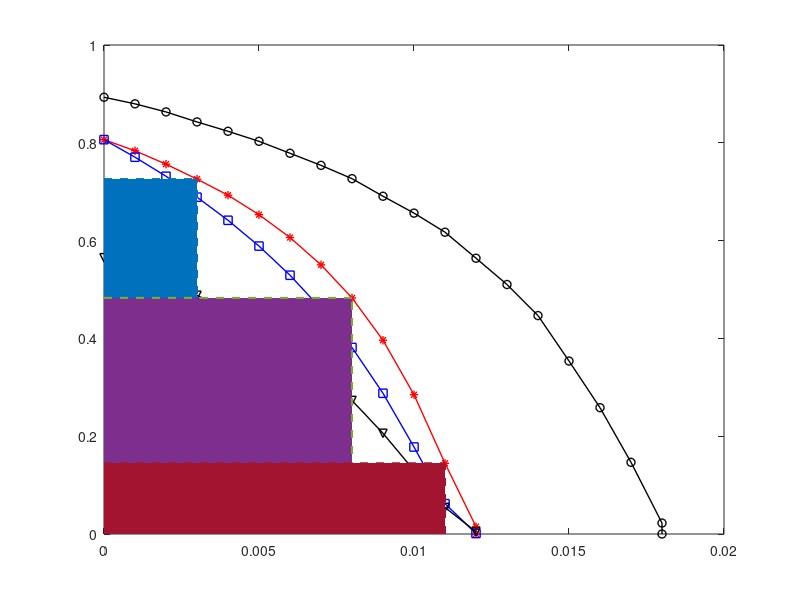

This figure's MATLAB source: (Note: this script raises an error after producing the figure.)
% plot_mi_eth.m

clc;
clear;

d = [10 7 3];
alpha = 0.3 + 1i*0.4;

lamda = 3;
h = 5*d.^(-lamda/2);

rho1 =0:0.01:1;
rho2 =0:0.01:1;

%%
snr = 30;
pt = 1;
P = 4*pt*abs(alpha)*h(1)*h(2)*h(3);
pw_noise = pt/10^(snr/10);

E_th = 0:0.001:0.1;
mi_max = zeros(1,length(E_th));
mi_diag_max = zeros(1,length(E_th));
for j = 1:length(E_th)
    mi = zeros(length(rho1),length(rho2));
    for i = 1:length(rho1)
        E1 = 0.5 * pt * (1-rho1(i))* h(1)^2;
        if E1 <  E_th(j)
            break;
        end
    end
    num_rho1 = i-1;
    
    for i = 1:length(rho2)
        E2 = 0.5 * pt * (1-rho2(i))* h(2)^2;
        if E2 <  E_th(j)
            break;
        end
    end
    num_rho2 = i-1;
    
    for i = 1:num_rho1
        for k = 1:num_rho2
            mi(i,k) = 1/2*log10(1+rho1(i)^2*rho2(k)^2*P/(rho1(i)^2*pw_noise+rho2(k)^2*pw_noise+pw_noise*pw_noise/P));
        end
    end
    
    mi_max (j) = max(max(mi)');
    mi_diag_max(j) = max(diag(mi));
end


%%
snr = 25;
pt = 1;
P = 4*pt*abs(alpha)*h(1)*h(2)*h(3);
pw_noise = pt/10^(snr/10);

E_th = 0:0.001:0.1;
mi_25_max = zeros(1,length(E_th));
mi_diag_25_max = zeros(1,length(E_th));
for j = 1:length(E_th)
    mi = zeros(length(rho1),length(rho2));
    for i = 1:length(rho1)
        E1 = 0.5 * pt * (1-rho1(i))* h(1)^2;
        if E1 <  E_th(j)
            break;
        end
    end
    num_rho1 = i-1;
    
    for i = 1:length(rho2)
        E2 = 0.5 * pt * (1-rho2(i))* h(2)^2;
        if E2 <  E_th(j)
            break;
        end
    end
    num_rho2 = i-1;
    
    for i = 1:num_rho1
        for k = 1:num_rho2
            mi(i,k) = 1/2*log10(1+rho1(i)^2*rho2(k)^2*P/(rho1(i)^2*pw_noise+rho2(k)^2*pw_noise+pw_noise*pw_noise/P));
        end
    end
    
    mi_25_max (j) = max(max(mi)');
    %mi_diag_35_max(j) = max(diag(mi));
end

%%
snr = 30;
pt = 1.5;
P = 4*pt*abs(alpha)*h(1)*h(2)*h(3);
pw_noise = 1/10^(snr/10);

E_th = 0:0.001:0.1;
mi_2_max = zeros(1,length(E_th));
mi_diag_2_max = zeros(1,length(E_th));
for j = 1:length(E_th)
    mi = zeros(length(rho1),length(rho2));
    for i = 1:length(rho1)
        E1 = 0.5 * pt * (1-rho1(i))* h(1)^2;
        if E1 <  E_th(j)
            break;
        end
    end
    num_rho1 = i-1;
    
    for i = 1:length(rho2)
        E2 = 0.5 * pt * (1-rho2(i))* h(2)^2;
        if E2 <  E_th(j)
            break;
        end
    end
    num_rho2 = i-1;
    
    for i = 1:num_rho1
        for k = 1:num_rho2
            mi(i,k) = 1/2*log10(1+rho1(i)^2*rho2(k)^2*P/(rho1(i)^2*pw_noise+rho2(k)^2*pw_noise+pw_noise*pw_noise/P));
        end
    end
    
    mi_2_max (j) = max(max(mi)');
    %mi_diag_35_max(j) = max(diag(mi));
end

num_max = sum(mi_max ~= 0);
num_diag_max = sum(mi_diag_max ~= 0);
num_25_max = sum(mi_25_max ~= 0);
num_2_max = sum(mi_2_max ~= 0);
% 
plot([E_th(1:num_max),E_th(num_max)], [mi_max(1:num_max),0],'r-*','LineWidth',1);
hold on;
plot(E_th(1:num_diag_max), mi_diag_max(1:num_diag_max),'b-s','LineWidth',1);
hold on;
plot(E_th(1:num_25_max), mi_25_max(1:num_25_max),'k-v','LineWidth',1);
hold on;
plot([E_th(1:num_2_max),E_th(num_2_max)], [mi_2_max(1:num_2_max),0],'k-o','LineWidth',1);
hold on;
% % plot(E_th, mi_diag_max_2,'LineWidth',1.5);

area1 = area([0,E_th(4)],[mi_max(4),mi_max(4)], 'LineStyle','none');
plot([0,E_th(4)],[mi_max(4),mi_max(4)],'LineStyle','--','LineWidth',1.5,'Color','#0072BD');
plot([E_th(4),E_th(4)],[0,mi_max(4)],'LineStyle','--','LineWidth',1.5,'Color','#0072BD');

area2 = area([0,E_th(9)],[mi_max(9),mi_max(9)], 'LineStyle','none');
plot([0,E_th(9)],[mi_max(9),mi_max(9)],'LineStyle','--','LineWidth',1.5,'Color','#77AC30');
plot([E_th(9),E_th(9)],[0,mi_max(9)],'LineStyle','--','LineWidth',1.5,'Color','#77AC30');

area3 = area([0,E_th(12)],[mi_max(12),mi_max(12)], 'LineStyle','none');
plot([0,E_th(12)],[mi_max(12),mi_max(12)],'LineStyle','--','LineWidth',1.5,'Color','#A2142F');
plot([E_th(12),E_th(12)],[0,mi_max(12)],'LineStyle','--','LineWidth',1.5,'Color','#A2142F');

area1.FaceColor = '#0072BD';
area2.FaceColor = '#77AC30';
area3.FaceColor = '#A2142F';
area1.FaceAlpha = 0.1;
area2.FaceAlpha = 0.1;
area3.FaceAlpha = 0.1;
grid on;

dim = [0.003/0.0127 0.725/1.05 0.0500 0.0500];
a1 = annotation('textbox',dim,'String','K1');
a1.Color = 'red';
a1.FontSize = 12;
a1.LineStyle = 'none';

dim = [0.003/0.0068 0.725/1.476 0.0500 0.0500];
a2 = annotation('textbox',dim,'String','K2');
a2.Color = 'red';
a2.FontSize = 12;
a2.LineStyle = 'none';

dim = [0.003/0.0054 0.725/3.1 0.0500 0.0500];
a3 = annotation('textbox',dim,'String','K3');
a3.Color = 'red';
a3.FontSize = 12;
a3.LineStyle = 'none';


axis([0 0.02 0 1.05]);
ylabel('Mutual information (bit)');
xlabel('E_{th}');
legend('p_t = 1, p_n =0.001','p_t = 1, p_n =0.001 (\rho_1 = \rho_2)','p_t = 1, p_n =0.003','p_t = 1.5, p_n =0.001')

%mesh(rho1,rho2,mi);





